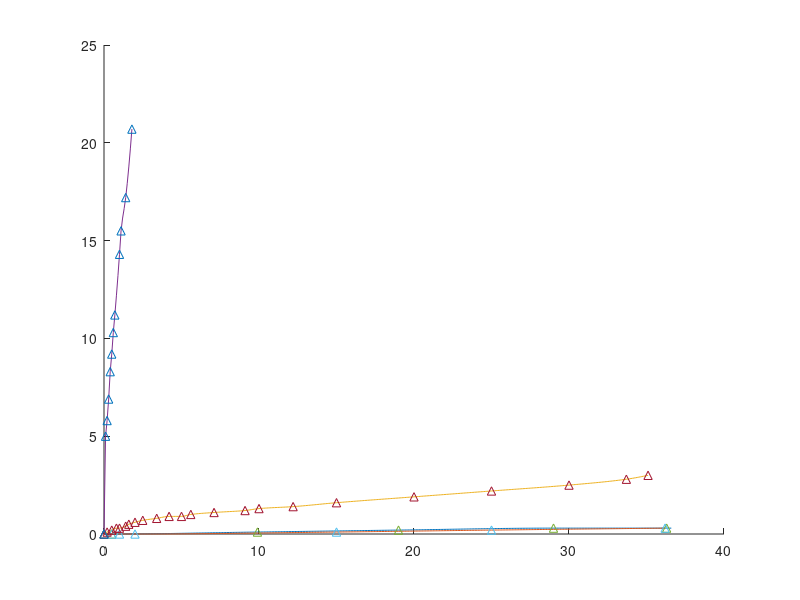

Here is the MATLAB script that generated this plot:
clear;
clc;

V0 = [0 .5 9.9 19.0 29 36.3];
I0 = [0 0 .1 .2 .3 .3];
VV0 = 0:.1:36.6;
II0 = pchip (V0,I0,VV0);

V2 = [0 .5 1 2 15 25 36.2];
I2 = [0 0 0 0 .1 .2 .3];
VV2 = 0:.1:36.2;
II2 = pchip (V2,I2,VV2);

V3 = [0 .2 .5 .8 1 1.4 1.6 2 2.5 3.4 4.2 5 5.6 7.1 9.1 10 12.2 15 20 25 30 33.7 35.1];
I3 = [0 .1 .2 .3 .3 .4 .5 .6 .7 .8 .9 .9 1 1.1 1.2 1.3 1.4 1.6 1.9 2.2 2.5 2.8 3.0];
VV3 = 0:.1:35.1;
II3 = pchip (V3,I3,VV3);

V35 = [0 .1 .2 .3 .4 .5 .6 .7 1 1.1 1.4 1.8];
I35 = [0 5 5.8 6.9 8.3 9.2 10.3 11.2 14.3 15.5 17.2 20.7];
VV35 = 0:.1:1.8;
II35 = pchip (V35,I35,VV35);

hold on;
plot(VV0,II0,'DisplayName','Vgs = 0 V');
plot(VV2,II2,'DisplayName','Vgs = 2 V');
plot(VV3,II3,'DisplayName','Vgs = 3 V');
plot(VV35,II35,'DisplayName','Vgs = 3.5 V');


plot(V0,I0,'^',V2,I2,'^',V3,I3,'^',V35,I35,'^');


